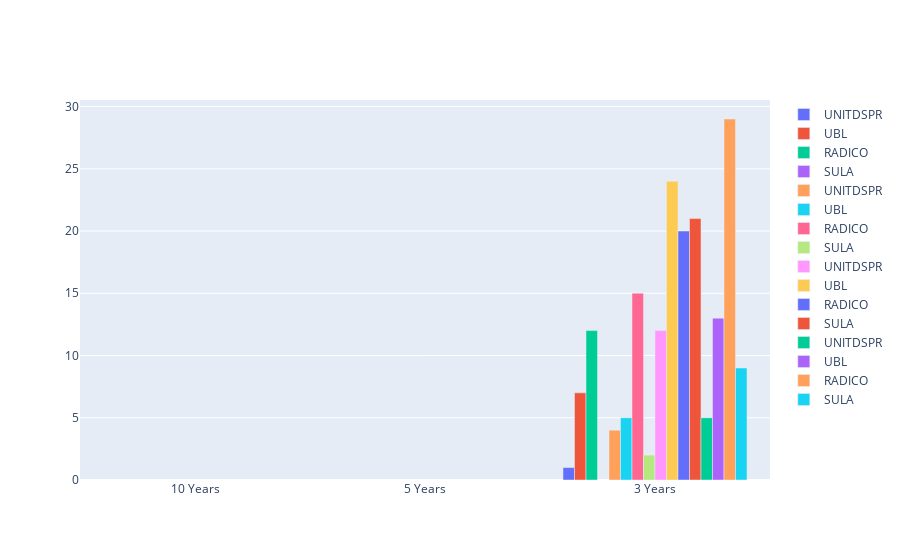

Write notebook code for a chart like this one.
### Code cell
fig = go.Figure()


# List of quarters
x = df['Compounded Sales Growth'].unique()


# Add traces for each metric
for result in df['Compounded Sales Growth'].unique():
    for stock in df['Stockname'].unique():
        fig.add_trace(go.Bar(
            x=x,
            y=df[ (df['Stockname'] == stock) & (df['Compounded Sales Growth'] == result) ].iloc[0,:],
            name=f'{stock}'
        ))

fig.update_layout()
fig.show()

### Figure 1 — Plotly figure (JSON) as saved in the notebook; plotly's stock layout.template omitted (floating-point values rounded to 4 significant figures)
{"data": [{"name": "UNITDSPR", "type": "bar", "x": ["10 Years", "5 Years", "3 Years", "TTM"], "y": ["10 Years", "UNITDSPR", 1]}, {"name": "UBL", "type": "bar", "x": ["10 Years", "5 Years", "3 Years", "TTM"], "y": ["10 Years", "UBL", 7]}, {"name": "RADICO", "type": "bar", "x": ["10 Years", "5 Years", "3 Years", "TTM"], "y": ["10 Years", "RADICO", 12]}, {"name": "SULA", "type": "bar", "x": ["10 Years", "5 Years", "3 Years", "TTM"], "y": ["10 Years", "SULA", null]}, {"name": "UNITDSPR", "type": "bar", "x": ["10 Years", "5 Years", "3 Years", "TTM"], "y": ["5 Years", "UNITDSPR", 4]}, {"name": "UBL", "type": "bar", "x": ["10 Years", "5 Years", "3 Years", "TTM"], "y": ["5 Years", "UBL", 5]}, {"name": "RADICO", "type": "bar", "x": ["10 Years", "5 Years", "3 Years", "TTM"], "y": ["5 Years", "RADICO", 15]}, {"name": "SULA", "type": "bar", "x": ["10 Years", "5 Years", "3 Years", "TTM"], "y": ["5 Years", "SULA", 2]}, {"name": "UNITDSPR", "type": "bar", "x": ["10 Years", "5 Years", "3 Years", "TTM"], "y": ["3 Years", "UNITDSPR", 12]}, {"name": "UBL", "type": "bar", "x": ["10 Years", "5 Years", "3 Years", "TTM"], "y": ["3 Years", "UBL", 24]}, {"name": "RADICO", "type": "bar", "x": ["10 Years", "5 Years", "3 Years", "TTM"], "y": ["3 Years", "RADICO", 20]}, {"name": "SULA", "type": "bar", "x": ["10 Years", "5 Years", "3 Years", "TTM"], "y": ["3 Years", "SULA", 21]}, {"name": "UNITDSPR", "type": "bar", "x": ["10 Years", "5 Years", "3 Years", "TTM"], "y": ["TTM", "UNITDSPR", 5]}, {"name": "UBL", "type": "bar", "x": ["10 Years", "5 Years", "3 Years", "TTM"], "y": ["TTM", "UBL", 13]}, {"name": "RADICO", "type": "bar", "x": ["10 Years", "5 Years", "3 Years", "TTM"], "y": ["TTM", "RADICO", 29]}, {"name": "SULA", "type": "bar", "x": ["10 Years", "5 Years", "3 Years", "TTM"], "y": ["TTM", "SULA", 9]}], "layout": {"autosize": true, "xaxis": {"autorange": true, "range": [-0.5, 2.5], "type": "category"}, "yaxis": {"autorange": true, "range": [0, 30.53], "type": "linear"}}}
